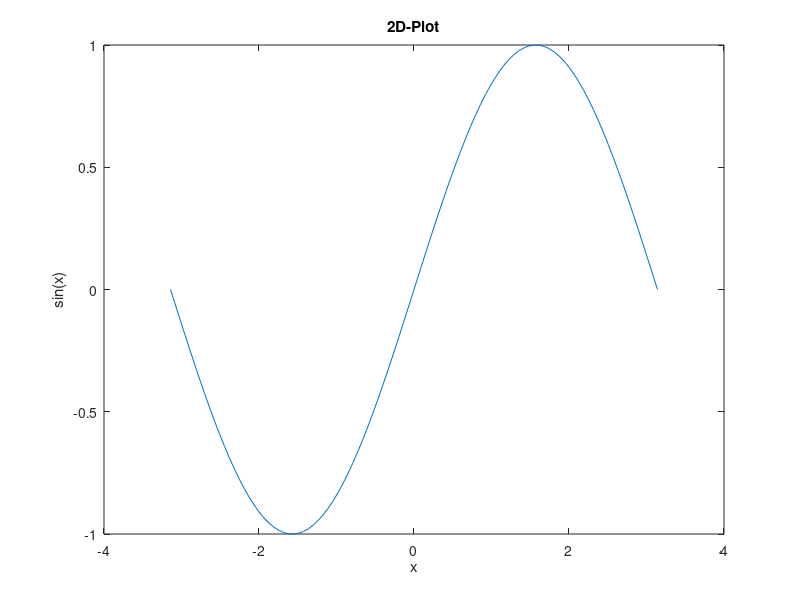

MATLAB code to generate this figure: (Note: this script raises an error after producing the figure.)
clc;
clear;
x = linspace(-pi,pi,100);
y = sin(x);
figure();
plot(x,y);
title('2D-Plot');
xlabel('x');
ylabel('sin(x)');
figure();
nodes = [-1,-1;0,-1;1,-1;-1,0;0,0;1,0;-1,1;0,1;1,1];
elements = [1,2,5,4;2,3,6,5;4,5,8,7;5,6,9,8];
sol = [2;1;2;1;0;1;2;1;2];
quadplot(nodes,elements,sol);